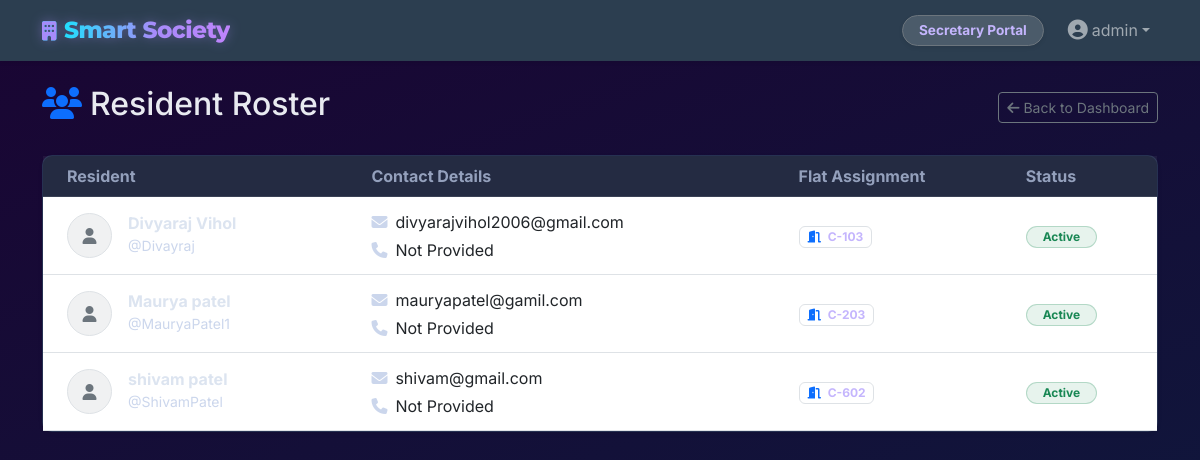
The app's page /residents/ (signed in) with its own data.
### accounts/models.py (models this page shows, shortened)
class CustomUser(AbstractUser):
    role = models.CharField(max_length=15, choices=Role.choices, default=Role.RESIDENT)
    phone = models.CharField(max_length=15, blank=True, null=True)
    profile_photo = models.ImageField(upload_to='profile_photos/', blank=True, null=True)
    is_on_duty = models.BooleanField(default=False, help_text="Designates whether this staff member is currently working.")
    flat = models.ForeignKey('core.Flat', on_delete=models.SET_NULL, null=True, blank=True, related_name='residents')
    def is_secretary(self):
        return self.role == Role.SECRETARY

### core/models.py (models this page shows, shortened)
class Flat(models.Model):
    wing = models.ForeignKey(Wing, on_delete=models.CASCADE, related_name="flats")
    number = models.CharField(max_length=10, help_text="e.g., 101, 102")
    class Meta:
        unique_together = ('wing', 'number')
    def __str__(self):
        return f"{self.wing.name}-{self.number}"

class Wing(models.Model):
    name = models.CharField(max_length=10, unique=True, help_text="e.g., A, B, C")

### accounts/views.py (the view)
# urls.py: path('residents/', views.resident_list, name='resident_list'),
@login_required
def resident_list(request):
    user = request.user
    if not hasattr(user, 'is_secretary') or not user.is_secretary():
        messages.error(request, "Access denied. Only secretaries can view this page.")
        return redirect('dashboard')
    from .models import CustomUser
    residents = CustomUser.objects.filter(role='RESIDENT').select_related('flat', 'flat__wing').order_by('flat__wing__name', 'flat__number', 'first_name')
    return render(request, 'accounts/resident_list.html', {'residents': residents})

### templates/accounts/resident_list.html (shortened to what this page needs)
{% extends 'base.html' %}
{% block content %}
<div class="d-flex justify-content-between align-items-center mb-4">
    <h2><i class="fa-solid fa-users text-primary me-2"></i>Resident Roster</h2>
    <a href="{% url 'dashboard' %}" class="btn btn-outline-secondary btn-sm"><i class="fa-solid fa-arrow-left me-1"></i>Back to Dashboard</a>
</div>
<div class="card shadow-sm border-0 border-top border-primary border-4">
    <div class="card-body p-0">
        <div class="table-responsive">
            <table class="table table-hover align-middle mb-0">
                <thead class="table-light">
                    <tr>
                        <th scope="col" class="ps-4">Resident</th>
                        <th scope="col">Contact Details</th>
                        <th scope="col">Flat Assignment</th>
                        <th scope="col">Status</th>
                    </tr>
                </thead>
                <tbody>
                    {% for resident in residents %}
                    <tr>
                        <td class="ps-4 py-3">
                            <div class="d-flex align-items-center">
                                {% if resident.profile_photo %}
                                    <img src="{{ resident.profile_photo.url }}" alt="Profile" class="rounded-circle me-3 border shadow-sm object-fit-cover" style="width: 45px; height: 45px;">
                                {% else %}
                                    <div class="rounded-circle me-3 bg-secondary bg-opacity-10 d-flex align-items-center justify-content-center text-secondary border" style="width: 45px; height: 45px;">
                                        <i class="fa-solid fa-user"></i>
                                    </div>
                                {% endif %}
                                <div>
                                    <h6 class="mb-0 fw-bold text-dark">{{ resident.get_full_name|default:resident.username }}</h6>
                                    <small class="text-muted">@{{ resident.username }}</small>
                                </div>
                            </div>
                        </td>
                        <td>
                            <div class="mb-1"><i class="fa-solid fa-envelope text-muted me-2" style="width:16px;"></i>{{ resident.email|default:"Not Provided" }}</div>
                            <div><i class="fa-solid fa-phone text-muted me-2" style="width:16px;"></i>{{ resident.phone|default:"Not Provided" }}</div>
                        </td>
                        <td>
                            {% if resident.flat %}
                                <span class="badge bg-light text-dark border"><i class="fa-solid fa-door-open me-1 text-primary"></i> {{ resident.flat }}</span>
                            {% else %}
                                <span class="badge bg-light text-muted border text-decoration-line-through">Unassigned</span>
                            {% endif %}
                        </td>
                        <td>
                            <span class="badge bg-success bg-opacity-10 text-success border border-success border-opacity-25 rounded-pill px-3 py-1">Active</span>
                        </td>
                    </tr>
                    {% endfor %}
                </tbody>
            </table>
        </div>
    </div>
</div>
{% endblock %}

### templates/base.html (shortened to what this page needs)
{% load static %}
<!DOCTYPE html>
<html lang="en">
<head>
    <link href="https://cdn.jsdelivr.net/npm/bootstrap@5.3.0/dist/css/bootstrap.min.css" rel="stylesheet">
    <link href="{% static 'css/style.css' %}?v=10" rel="stylesheet">
    <link rel="stylesheet" href="https://cdnjs.cloudflare.com/ajax/libs/font-awesome/6.4.0/css/all.min.css">
</head>
<body class="d-flex flex-column min-vh-100">
    <nav class="navbar navbar-expand-lg navbar-dark bg-primary sticky-top shadow-sm">
        <div class="container d-flex justify-content-between align-items-center">
            <a class="navbar-brand brand-logo" href="/"><i class="fa-solid fa-building me-2" style="font-size:1.2rem; -webkit-text-fill-color: #a78bfa;"></i>Smart Society</a>
            <div class="collapse navbar-collapse" id="navbarNav">
                <ul class="navbar-nav ms-auto align-items-center">
                    {% if user.is_authenticated %}
                        <li class="nav-item me-3">
                            <span class="badge bg-light text-primary rounded-pill py-2 px-3 shadow-sm border border-secondary" style="font-size: 0.85rem;">
                                {{ user.get_role_display }} Portal
                            </span>
                        </li>
                        <li class="nav-item dropdown">
                            <a class="nav-link dropdown-toggle d-flex align-items-center" href="#" id="navbarDropdown" role="button" data-bs-toggle="dropdown" aria-expanded="false">
                                {% if user.profile_photo %}
                                    <img src="{{ user.profile_photo.url }}" alt="Profile" class="rounded-circle me-2" style="width: 30px; height: 30px; object-fit: cover;">
                                {% else %}
                                    <i class="fa-solid fa-user-circle me-1 fs-5"></i>
                                {% endif %}
                                {{ user.username }}
                            </a>
                        </li>
                    {% else %}
                        <li class="nav-item">
                            <a class="nav-link" href="{% url 'landing' %}">Login / Sign Up</a>
                        </li>
                    {% endif %}
                </ul>
            </div>
        </div>
    </nav>
    <div class="container my-4 flex-grow-1">
        {% block content %}
        {% endblock %}
    </div>
</body>
</html>

### static/css/style.css (style rules this page uses)
body { font-family: 'Inter', sans-serif; background: linear-gradient(160deg, #1a0533 0%, #0d1b3e 100%) !important; background-attachment: fixed !important; min-height: 100vh; color: #e8eaf0; }
.bg-primary { background-color: #2c3e50 !important; }
.brand-logo { font-family: 'Montserrat', sans-serif; font-weight: 800; font-size: 1.45rem; letter-spacing: -0.5px; background: linear-gradient(90deg, #00f2fe 0%, #a78bfa 60%, #c084fc 100%); -webkit-background-clip: text; -webkit-text-fill-color: transparent; background-clip: text; filter: drop-shadow(0 0 6px rgba(167,139,250,0.4)); }
.card { border: none; border-radius: 10px; background: #182038; box-shadow: 0 4px 24px rgba(0, 0, 0, 0.5); transition: transform 0.2s; color: #e8eaf0; }
.text-dark { color: #dce4f0 !important; }
.text-muted { color: rgba(185, 200, 230, 0.75) !important; }
h1, h2, h3, h4, h5, h6 { color: #e8eaf0; }
p, span, small, li, td, th, label { color: #cdd6e8; }
.card { background: #182038 !important; border: 1px solid rgba(100, 130, 200, 0.18) !important; }
.table { color: #cdd6e8; }
.table thead th { color: rgba(185, 200, 230, 0.75); background: rgba(255,255,255,0.05) !important; border-bottom: 1px solid rgba(255,255,255,0.1); }
.badge.bg-light { background: rgba(255,255,255,0.15) !important; color: #c4b5fd !important; }

### records on screen
CustomUser: role "Secretary", username "admin"
CustomUser: get_full_name "Divyaraj Vihol", username "Divayraj", email "divyarajvihol2006@gmail.com", phone "Not Provided", flat "C-103"
CustomUser: get_full_name "Maurya patel", username "MauryaPatel1", email "mauryapatel@gamil.com", phone "Not Provided", flat "C-203"
CustomUser: get_full_name "shivam patel", username "ShivamPatel", email "shivam@gmail.com", phone "Not Provided", flat "C-602"
